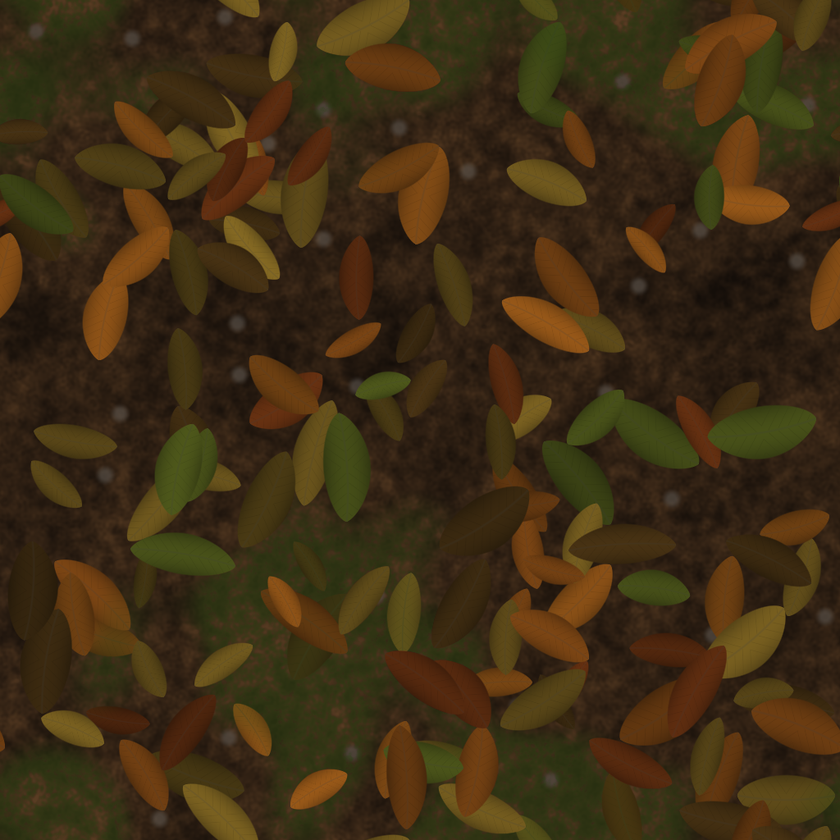
#> input picture assets/source-commissions/sonnet-ground-refinement-20261001/loam_original.png, 840 x 840 px, shrunk from 1024 x 1024 before the run
$ python make_loam_albedo.py
#> lines starting #> are read from the running program, lines starting #| are printed output that depends on the picture
from pathlib import Path
ROOT = Path(__file__).resolve().parent
from PIL import Image, ImageFilter, ImageStat
import numpy as np
src = Image.open(ROOT / 'loam_original.png').convert('RGB')
#> src is the input picture: PIL image 840x840 RGB; mean R, G, B 63.3, 46.3, 19.7
a = np.asarray(src).astype(np.float32)/255
lum = (a*[0.299,0.587,0.114]).sum(2)
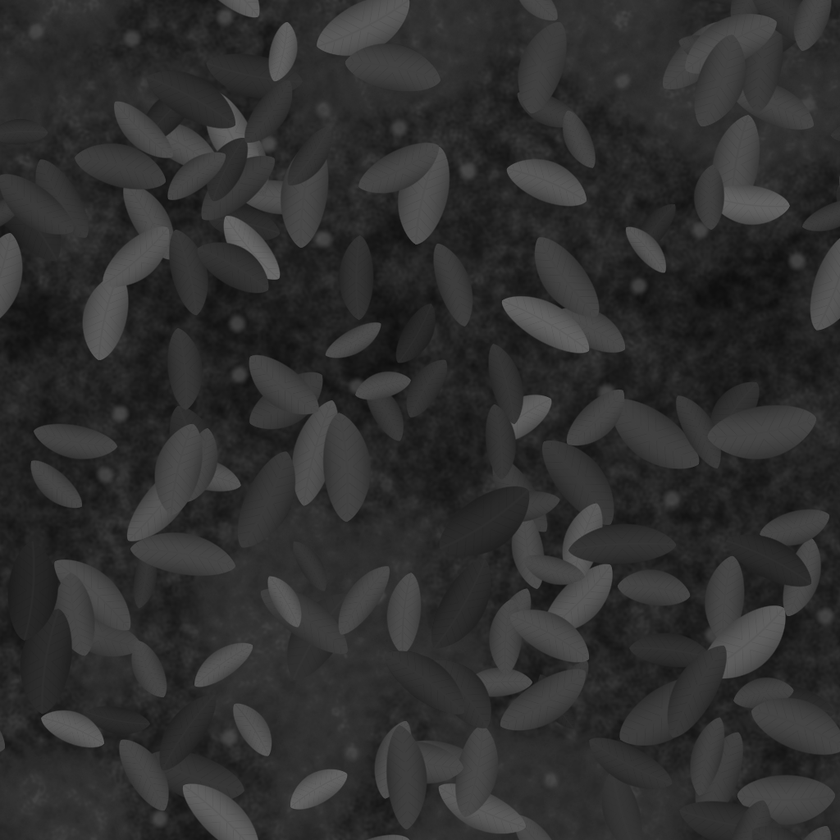
#> lum: shape (840, 840) float64; min 0.0597, max 0.428, mean 0.19
lo, hi = np.percentile(lum,2), np.percentile(lum,98)
#> lo = 0.0968; hi = 0.352
t = np.clip((lum-lo)/(hi-lo),0,1)
# soften the busiest grain: blend towards a wrapped blur of the luma (tileable via padding)
im = Image.fromarray((t*255).astype(np.uint8))
pad = np.pad(np.asarray(im),((64,64),(64,64)),mode='wrap')
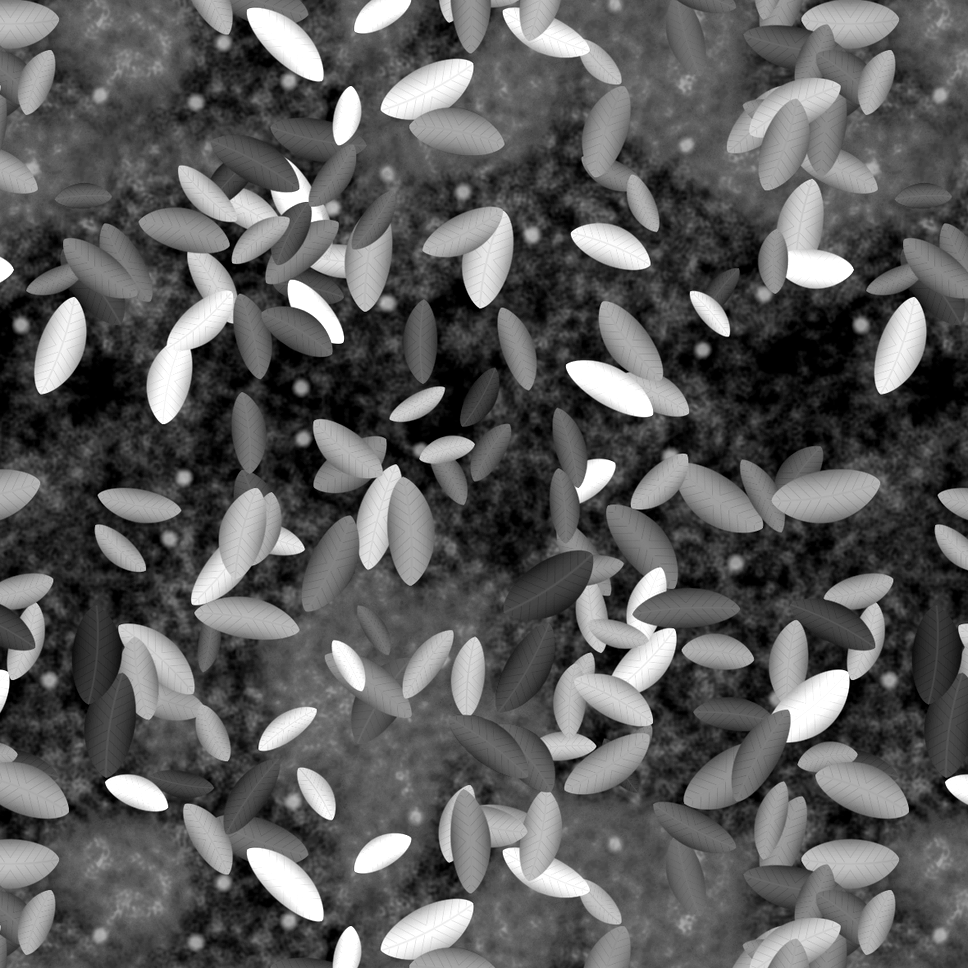
#> pad: shape (968, 968); min 0, max 255, mean 92.5
bl = np.asarray(Image.fromarray(pad).filter(ImageFilter.GaussianBlur(5)))[64:-64,64:-64]/255
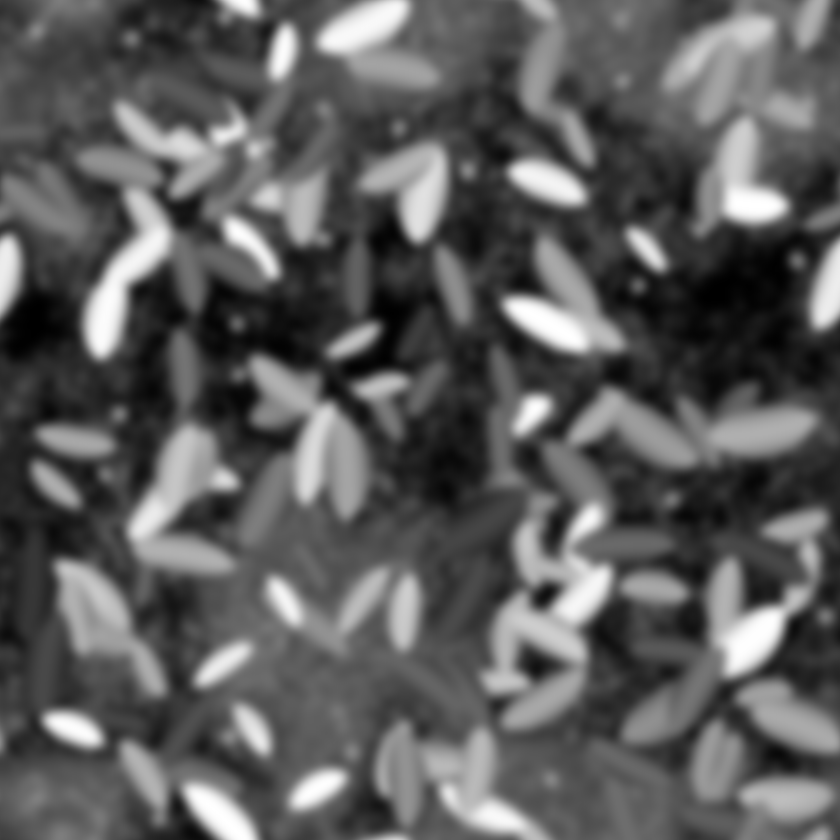
#> bl: shape (840, 840) float64; min 0, max 1, mean 0.361
t = 0.45*t + 0.55*bl
t = np.clip((t-0.5)*1.25+0.5,0,1)       # re-stretch so patches stay readable
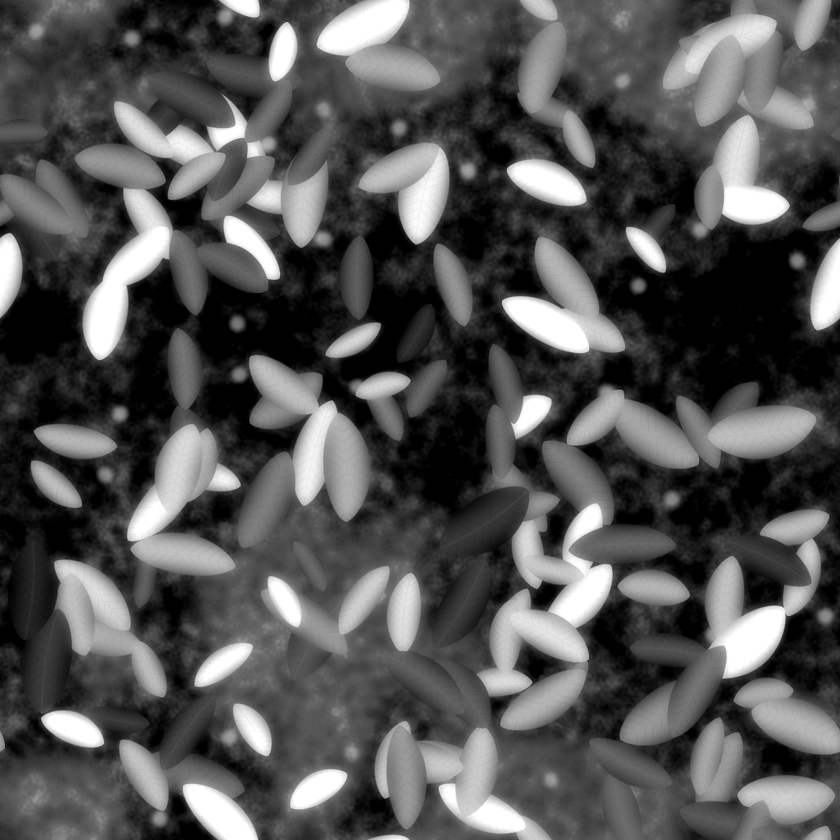
#> t: shape (840, 840) float64; min 0, max 1, mean 0.329
# warm woodland palette: dark leaf-mould -> mid soil -> sunlit duff / dry needles (sRGB)
dark = np.array([84,60,36])/255.; mid = np.array([128,92,52])/255.; lite = np.array([172,134,78])/255.
t3 = t[...,None]
col = np.where(t3<0.5, dark+(mid-dark)*(t3*2), mid+(lite-mid)*((t3-0.5)*2))
# keep a little of the original hue variation (moss/ochre flecks)
orig_n = a/np.maximum(a.mean((0,1)),1e-3)
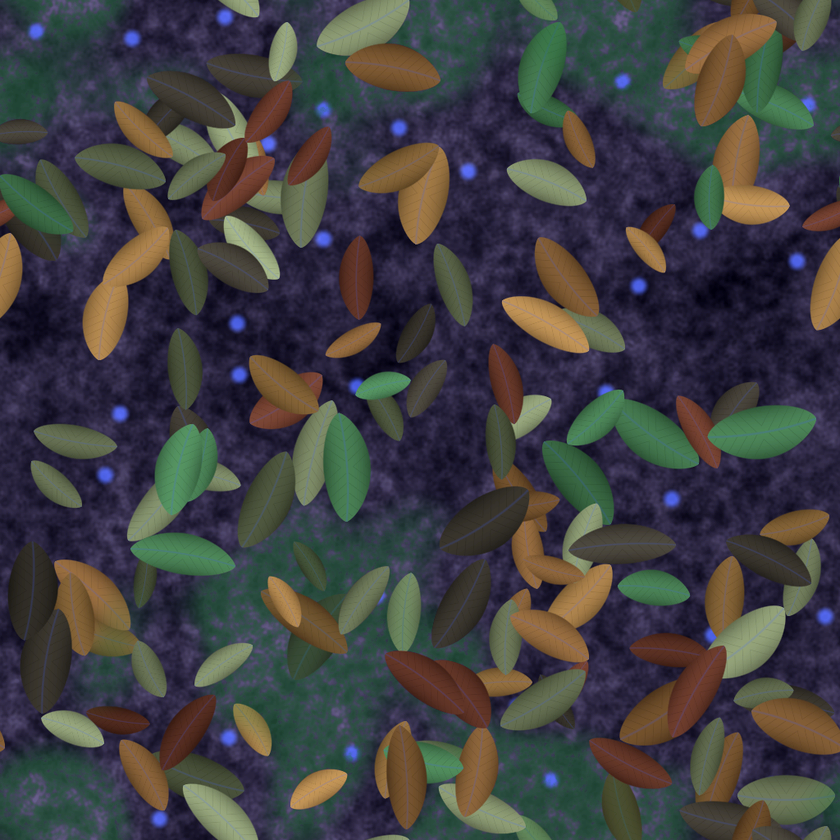
#> orig_n: shape (840, 840, 3) float32; mean R, G, B 0.998, 0.998, 1; drawn with min black and max white
col = col*(0.80+0.20*np.clip(orig_n,0.3,2.0))
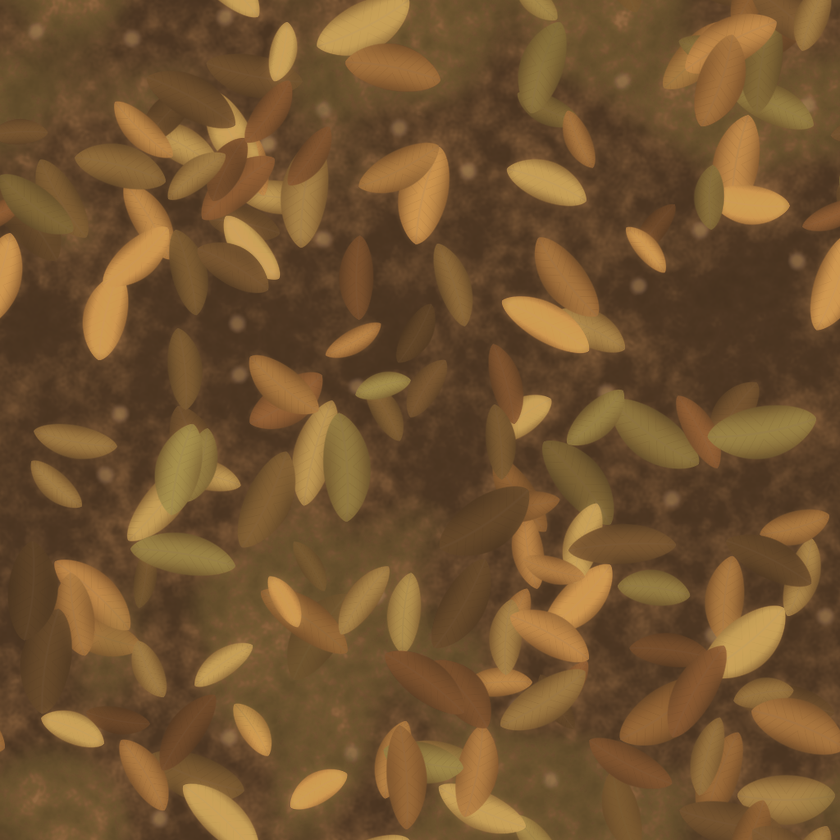
#> col: shape (840, 840, 3) float64; mean of channels 0, 1, 2 0.449, 0.327, 0.188; drawn as R, G, B
out = Image.fromarray((np.clip(col,0,1)*255).astype(np.uint8))
out.save(ROOT / 'loam_rebuilt.png', optimize=True)
s=ImageStat.Stat(out); print('new loam mean',[round(x) for x in s.mean],'std',[round(x) for x in s.stddev])
#| new loam mean [114, 83, 47] std [33, 26, 12]
